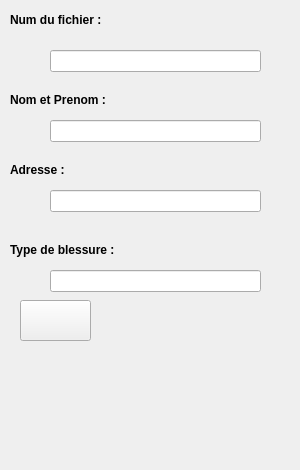
       <widget class="QWidget" name="tab_8">
        <attribute name="title">
         <string>Ajouter</string>
        </attribute>
        <widget class="QLineEdit" name="fichier">
         <property name="geometry">
          <rect>
           <x>50</x>
           <y>50</y>
           <width>211</width>
           <height>22</height>
          </rect>
         </property>
        </widget>
        <widget class="QLineEdit" name="nom">
         <property name="geometry">
          <rect>
           <x>50</x>
           <y>120</y>
           <width>211</width>
           <height>22</height>
          </rect>
         </property>
        </widget>
        <widget class="QLineEdit" name="adresse">
         <property name="geometry">
          <rect>
           <x>50</x>
           <y>190</y>
           <width>211</width>
           <height>22</height>
          </rect>
         </property>
        </widget>
        <widget class="QLineEdit" name="blessure">
         <property name="geometry">
          <rect>
           <x>50</x>
           <y>270</y>
           <width>211</width>
           <height>22</height>
          </rect>
         </property>
        </widget>
        <widget class="QPushButton" name="ajouter_2">
         <property name="geometry">
          <rect>
           <x>20</x>
           <y>300</y>
           <width>71</width>
           <height>41</height>
          </rect>
         </property>
         <property name="styleSheet">
          <string notr="true">border-image: url(:/img/img/settings.png);</string>
         </property>
         <property name="text">
          <string/>
         </property>
        </widget>
        <widget class="QLabel" name="reference_3">
         <property name="geometry">
          <rect>
           <x>10</x>
           <y>10</y>
           <width>111</width>
           <height>20</height>
          </rect>
         </property>
         <property name="font">
          <font>
           <pointsize>9</pointsize>
           <weight>75</weight>
           <bold>true</bold>
           <underline>false</underline>
          </font>
         </property>
         <property name="text">
          <string>Num du fichier :</string>
         </property>
        </widget>
        <widget class="QLabel" name="reference_2">
         <property name="geometry">
          <rect>
           <x>10</x>
           <y>90</y>
           <width>111</width>
           <height>20</height>
          </rect>
         </property>
         <property name="font">
          <font>
           <pointsize>9</pointsize>
           <weight>75</weight>
           <bold>true</bold>
           <underline>false</underline>
          </font>
         </property>
         <property name="text">
          <string>Nom et Prenom : </string>
         </property>
        </widget>
        <widget class="QLabel" name="etat_4">
         <property name="geometry">
          <rect>
           <x>10</x>
           <y>160</y>
           <width>81</width>
           <height>20</height>
          </rect>
         </property>
         <property name="font">
          <font>
           <pointsize>9</pointsize>
           <weight>75</weight>
           <bold>true</bold>
           <underline>false</underline>
          </font>
         </property>
         <property name="text">
          <string>Adresse :</string>
         </property>
        </widget>
        <widget class="QLabel" name="date_exp_2">
         <property name="geometry">
          <rect>
           <x>10</x>
           <y>240</y>
           <width>141</width>
           <height>20</height>
          </rect>
         </property>
         <property name="font">
          <font>
           <pointsize>9</pointsize>
           <weight>75</weight>
           <bold>true</bold>
           <underline>false</underline>
          </font>
         </property>
         <property name="text">
          <string>Type de blessure :</string>
         </property>
        </widget>
        <widget class="QLabel" name="label_15">
         <property name="geometry">
          <rect>
           <x>0</x>
           <y>0</y>
           <width>291</width>
           <height>461</height>
          </rect>
         </property>
         <property name="styleSheet">
          <string notr="true">border-image: url(:/img/img/pellule.jpg);</string>
         </property>
         <property name="text">
          <string/>
         </property>
        </widget>
        <zorder>label_15</zorder>
        <zorder>fichier</zorder>
        <zorder>nom</zorder>
        <zorder>adresse</zorder>
        <zorder>blessure</zorder>
        <zorder>ajouter_2</zorder>
        <zorder>reference_3</zorder>
        <zorder>reference_2</zorder>
        <zorder>etat_4</zorder>
        <zorder>date_exp_2</zorder>
       </widget>
